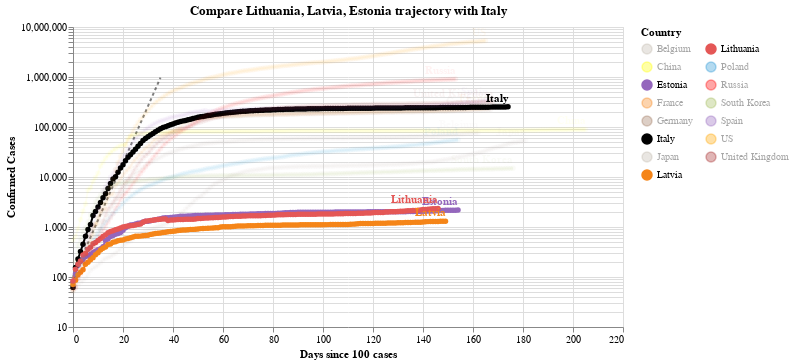

This figure's notebook cell:
### Code cell
#hide_input
chart3 = make_since_chart(dff2, ['Lithuania', 'Latvia', 'Estonia'], baseline_countries)
chart3

### Figure 1 — Vega-Lite specification as saved in the notebook (floating-point values rounded to 4 significant figures; data arrays with more than 128 entries replaced by an {"elided": "..."} marker saying what was removed)
{"config": {"view": {"continuousWidth": 400, "continuousHeight": 300}}, "layer": [{"data": {"name": "data-628230001892d6798b50651be41d1b3e"}, "mark": {"type": "line", "color": "black", "opacity": 0.5, "strokeDash": [3, 3]}, "encoding": {"x": {"type": "quantitative", "field": "Days since 100 cases"}, "y": {"type": "quantitative", "field": "Confirmed Cases"}}}, {"data": {"name": "data-6a7520e1010875fe45dd7cc7d619689e"}, "mark": {"type": "line", "point": true}, "encoding": {"color": {"type": "nominal", "field": "Country", "legend": {"columns": 2}, "scale": {"domain": ["Belgium", "China", "Estonia", "France", "Germany", "Italy", "Japan", "Latvia", "Lithuania", "Poland", "Russia", "South Korea", "Spain", "US", "United Kingdom"], "range": ["#C1B7AD", "yellow", "#9467bd", "#F58518", "#9D755D", "black", "#C1B7AD", "#F58518", "#E45756", "#2495D3", "red", "#A1BA59", "#9467bd", "orange", "brown"]}}, "opacity": {"condition": {"value": 1, "selection": "selector002"}, "value": 0.05}, "tooltip": [{"type": "nominal", "field": "Country"}, {"type": "temporal", "field": "Date"}, {"type": "quantitative", "field": "Confirmed Cases"}, {"type": "quantitative", "field": "Days since 100 cases"}], "x": {"type": "quantitative", "field": "Days since 100 cases"}, "y": {"type": "quantitative", "field": "Confirmed Cases", "scale": {"type": "log"}}}, "selection": {"selector002": {"type": "multi", "fields": ["Country"], "bind": "legend", "init": [{"Country": "Lithuania"}, {"Country": "Latvia"}, {"Country": "Estonia"}, {"Country": "Italy"}]}}, "width": 550}, {"data": {"name": "data-6a7520e1010875fe45dd7cc7d619689e"}, "mark": {"type": "text", "align": "right", "dy": -8, "fontWeight": "bold"}, "encoding": {"color": {"type": "nominal", "field": "Country", "legend": {"columns": 2}, "scale": {"domain": ["Belgium", "China", "Estonia", "France", "Germany", "Italy", "Japan", "Latvia", "Lithuania", "Poland", "Russia", "South Korea", "Spain", "US", "United Kingdom"], "range": ["#C1B7AD", "yellow", "#9467bd", "#F58518", "#9D755D", "black", "#C1B7AD", "#F58518", "#E45756", "#2495D3", "red", "#A1BA59", "#9467bd", "orange", "brown"]}}, "opacity": {"condition": {"value": 1, "selection": "selector002"}, "value": 0.05}, "text": {"type": "nominal", "field": "Country"}, "tooltip": [{"type": "nominal", "field": "Country"}, {"type": "temporal", "field": "Date"}, {"type": "quantitative", "field": "Confirmed Cases"}, {"type": "quantitative", "field": "Days since 100 cases"}], "x": {"type": "quantitative", "field": "Days since 100 cases"}, "y": {"type": "quantitative", "field": "Confirmed Cases", "scale": {"type": "log"}}}, "transform": [{"filter": "(datum['Date'] >= 1597363200000)"}], "width": 550}], "title": "Compare Lithuania, Latvia, Estonia trajectory with Italy", "$schema": "https://vega.github.io/schema/vega-lite/v4.0.2.json", "datasets": {"data-628230001892d6798b50651be41d1b3e": [{"Days since 100 cases": 0, "Confirmed Cases": 100.0}, {"Days since 100 cases": 1, "Confirmed Cases": 130.0}, {"Days since 100 cases": 2, "Confirmed Cases": 169.0}, {"Days since 100 cases": 3, "Confirmed Cases": 219.7}, {"Days since 100 cases": 4, "Confirmed Cases": 285.6}, {"Days since 100 cases": 5, "Confirmed Cases": 371.3}, {"Days since 100 cases": 6, "Confirmed Cases": 482.7}, {"Days since 100 cases": 7, "Confirmed Cases": 627.5}, {"Days since 100 cases": 8, "Confirmed Cases": 815.7}, {"Days since 100 cases": 9, "Confirmed Cases": 1060.0}, {"Days since 100 cases": 10, "Confirmed Cases": 1379.0}, {"Days since 100 cases": 11, "Confirmed Cases": 1792.0}, {"Days since 100 cases": 12, "Confirmed Cases": 2330.0}, {"Days since 100 cases": 13, "Confirmed Cases": 3029.0}, {"Days since 100 cases": 14, "Confirmed Cases": 3937.0}, {"Days since 100 cases": 15, "Confirmed Cases": 5119.0}, {"Days since 100 cases": 16, "Confirmed Cases": 6654.0}, {"Days since 100 cases": 17, "Confirmed Cases": 8650.0}, {"Days since 100 cases": 18, "Confirmed Cases": 11250.0}, {"Days since 100 cases": 19, "Confirmed Cases": 14620.0}, {"Days since 100 cases": 20, "Confirmed Cases": 19000.0}, {"Days since 100 cases": 21, "Confirmed Cases": 24710.0}, {"Days since 100 cases": 22, "Confirmed Cases": 32120.0}, {"Days since 100 cases": 23, "Confirmed Cases": 41750.0}, {"Days since 100 cases": 24, "Confirmed Cases": 54280.0}, {"Days since 100 cases": 25, "Confirmed Cases": 70560.0}, {"Days since 100 cases": 26, "Confirmed Cases": 91730.0}, {"Days since 100 cases": 27, "Confirmed Cases": 119300.0}, {"Days since 100 cases": 28, "Confirmed Cases": 155000.0}, {"Days since 100 cases": 29, "Confirmed Cases": 201500.0}, {"Days since 100 cases": 30, "Confirmed Cases": 262000.0}, {"Days since 100 cases": 31, "Confirmed Cases": 340600.0}, {"Days since 100 cases": 32, "Confirmed Cases": 442800.0}, {"Days since 100 cases": 33, "Confirmed Cases": 575600.0}, {"Days since 100 cases": 34, "Confirmed Cases": 748300.0}, {"Days since 100 cases": 35, "Confirmed Cases": 972800.0}], "data-6a7520e1010875fe45dd7cc7d619689e": {"elided": "2503 records"}}}
